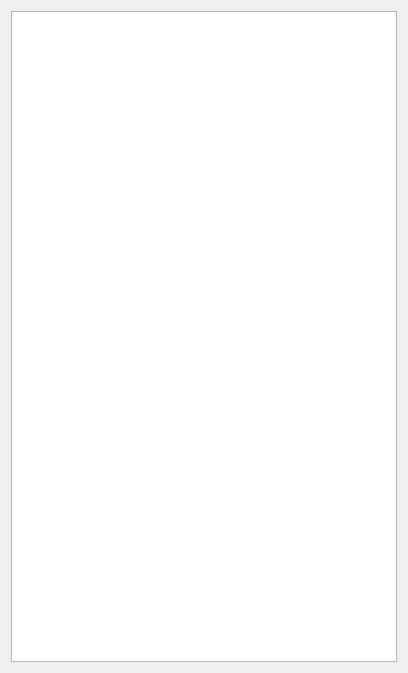
<?xml version="1.0" encoding="UTF-8"?>
<ui version="4.0">
 <class>Widget</class>
 <widget class="QWidget" name="Widget">
  <property name="geometry">
   <rect>
    <x>0</x>
    <y>0</y>
    <width>408</width>
    <height>673</height>
   </rect>
  </property>
  <property name="windowTitle">
   <string>Widget</string>
  </property>
  <layout class="QGridLayout" name="gridLayout">
   <item row="0" column="0">
    <widget class="QListWidget" name="listWidget"/>
   </item>
  </layout>
 </widget>
 <resources/>
 <connections/>
</ui>
